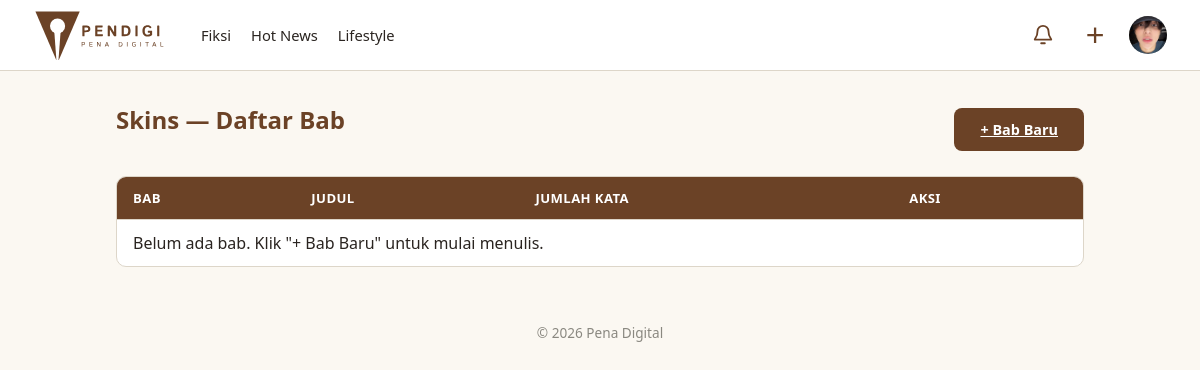
Page /fiksi/1/bab/ (signed in) on the committed database.
### articles/models.py (models this page shows, shortened)
class Categories(models.Model):
    name = models.CharField(max_length=50, unique=True)
    class Meta:
        verbose_name_plural = "Categories"

### accounts/models.py (models this page shows, shortened)
class Users(AbstractUser):
    role = models.CharField(
        max_length=20,
        choices=Role.choices,
        default=Role.PEMBACA
    )
    status_kontributor = models.CharField(
        max_length=20,
        choices=StatusKontributor.choices,
        default=StatusKontributor.NONE
    )
    profile_picture = models.ImageField(upload_to='profile_pictures/', null=True, blank=True)
    bio = models.CharField(max_length=150, blank=True)
    banner_picture = models.ImageField(
        upload_to='profile_banners/',
        blank=True,
        null=True,
    )
    publisher_id = models.CharField(
        max_length=20,
        unique=True,
        null=True,
        blank=True,
        verbose_name='ID Publisher',
    )

### fiction/models.py (models this page shows, shortened)
class Stories(models.Model):
    author = models.ForeignKey(
        Users, on_delete=models.CASCADE,
        limit_choices_to={'status_kontributor': StatusKontributor.APPROVED},
        related_name='stories'
    )
    title = models.CharField(max_length=150)
    cover = models.ImageField(upload_to='stories/covers/', null=True, blank=True)
    description = models.TextField()
    genre = models.CharField(max_length=20, choices=GenreFiksi.choices)
    tags = models.CharField(max_length=200, blank=True, help_text="Pisahkan tag dengan spasi")
    target_pembaca = models.CharField(max_length=20, choices=TargetPembaca.choices, default=TargetPembaca.UMUM)
    status = models.CharField(max_length=20, choices=StatusStory.choices, default=StatusStory.PENDING)
    is_completed = models.BooleanField(default=False)
    views_count = models.PositiveIntegerField(default=0)
    created_at = models.DateTimeField(auto_now_add=True)
    published_at = models.DateTimeField(null=True, blank=True)
    class Meta:
        ordering = ['-created_at']
        verbose_name_plural = "Stories"

### fiction/views.py (the view)
# urls.py: path('<int:story_id>/bab/', views.chapter_list, name='chapter_list'),
@login_required
def chapter_list(request, story_id):
    story = get_object_or_404(Stories, pk=story_id, author=request.user)
    chapters = Chapters.objects.filter(
        story=story,
        status=StatusChapter.APPROVED
    ).order_by('chapter_number')
    return render(request, 'fiction/chapter_list.html', {'story': story, 'chapters': chapters})

### articles/context_processor.py (called while the page is built)
def navbar_categories(request):
    return {
        'navbar_categories': Categories.objects.all().order_by('name')
    }

### fiction/context_processors.py (called while the page is built)
def fiction_navigation(request):
    all_tags_raw = (
        Stories.objects
        .filter(status=StatusStory.APPROVED)
        .exclude(tags='')
        .values_list('tags', flat=True)
    )
    unique_tags = set()
    for tag_string in all_tags_raw:
        for tag in tag_string.split():
            tag = tag.strip().lower()
            if tag:
                unique_tags.add(tag)
    return {
        'fiction_tags': sorted(unique_tags),
    }

### interactions/context_processors.py (called while the page is built)
def navbar_notifications(request):
    if not request.user.is_authenticated:
        return {
            'navbar_notifications': [],
            'navbar_unread_count': 0,
        }
    from .models import Activity
    activities = (
        Activity.objects
        .filter(recipient=request.user)
        .select_related(
            'actor',
            'article',
            'chapter',
            'chapter__story',
        )
        .order_by('-created_at')
    )
    return {
        'navbar_notifications': activities[:5],
        'navbar_unread_count': activities.filter(
            is_read=False
        ).count(),
    }

### fiction/templates/fiction/chapter_list.html (shortened to what this page needs)
{% extends 'fiction/fiction_base.html' %}
{% load static %}
{% block extra_css %}
    <link rel="stylesheet" href="{% static 'css/table.css' %}">
{% endblock %}
{% block fiction_content %}
<div class="page">
    <div class="page-header-row">
        <h1 class="section-title">{{ story.title }} — Daftar Bab</h1>
        <a href="{% url 'fiction:add_chapter' story.pk %}" class="btn-primary">+ Bab Baru</a>
    </div>
    <table class="data-table">
        <thead><tr><th>Bab</th><th>Judul</th><th>Jumlah Kata</th><th>Aksi</th></tr></thead>
        <tbody>
            {% for chapter in chapters %}
            <tr>
                <td>Bab {{ chapter.chapter_number }}</td>
                <td>{{ chapter.title }}</td>
                <td>{{ chapter.word_count }} kata</td>
                <td>
                    <div class="table-actions">
                        <a href="{% url 'fiction:edit_chapter' story.pk chapter.pk %}" class="edit-link">Edit</a>
                        <form action="{% url 'fiction:delete_chapter' story.pk chapter.pk %}" method="post" onsubmit="return confirm('Hapus bab ini?');">
                            {% csrf_token %}
                            <button type="submit" class="btn-reject">Hapus</button>
                        </form>
                    </div>
                </td>
            </tr>
            {% empty %}
            <tr><td colspan="4">Belum ada bab. Klik "+ Bab Baru" untuk mulai menulis.</td></tr>
            {% endfor %}
        </tbody>
    </table>
</div>
{% endblock %}

### templates/app_base.html (shortened to what this page needs)
{% extends 'base.html' %}
{% load static %}
{% block body %}
<header class="navbar">
    <a
        href="{% url 'articles:article_list' %}"
        class="brand"
    >
        <img
            src="{% static 'images/pendigi-logo-tulisan.svg' %}"
            alt="Pena Digital"
            class="logo"
        >
    </a>
    <div
        class="navbar-collapse"
        id="navbarCollapse"
    >
        <nav class="nav-links">
            {% for cat in navbar_categories %}
                {% if cat.name|lower != 'non-fiksi' %}
                    {% if cat.name|lower == 'fiksi' %}
                        <a href="{% url 'fiction:story_list' %}">
                            {{ cat.name }}
                        </a>
                    {% else %}
                        <a href="{% url 'articles:article_list' %}?kategori={{ cat.name|urlencode }}">
                            {{ cat.name }}
                        </a>
                    {% endif %}
                {% endif %}
            {% endfor %}
        </nav>
        <div class="navbar-actions">
            {% if user.is_authenticated %}
            <div class="navbar-dropdown notification-dropdown">
                <button
                    type="button"
                    class="navbar-icon-button notification-button"
                    aria-label="Notifikasi"
                    aria-expanded="false"
                    title="Notifikasi"
                >
                    <svg
                        xmlns="http://www.w3.org/2000/svg"
                        width="22"
                        height="22"
                        viewBox="0 0 24 24"
                        fill="none"
                        stroke="currentColor"
                        stroke-width="2"
                        stroke-linecap="round"
                        stroke-linejoin="round"
                    >
                        <path d="M18 8a6 6 0 0 0-12 0c0 7-3 7-3 9h18c0-2-3-2-3-9"/>
                        <path d="M10 21h4"/>
                    </svg>
                </button>
            </div>
                {% if user.status_kontributor == 'approved' and user.role != 'admin' %}
                    <div class="navbar-dropdown create-dropdown">
                        <button
                            type="button"
                            class="navbar-icon-button"
                            aria-label="Buat konten"
                            aria-expanded="false"
                        >
                            <span class="plus-icon">+</span>
                        </button>
                    </div>
                {% endif %}
                <div class="navbar-dropdown profile-dropdown">
                    <button
                        type="button"
                        class="navbar-profile-button"
                        aria-label="Menu profil"
                        aria-expanded="false"
                    >
                        {% if user.profile_picture %}
                            <img
                                src="{{ user.profile_picture.url }}"
                                alt="{{ user.username }}"
                                class="navbar-profile-avatar"
                            >
                        {% else %}
                            <span class="navbar-profile-avatar navbar-profile-placeholder">
                                {{ user.username|first|upper }}
                            </span>
                        {% endif %}
                    </button>
                </div>
            {% endif %}
        </div>
    </div>
</header>
<main class="content">
    {% block content %}
    {% endblock %}
</main>
<footer class="footer">
    <p>
        &copy; {% now 'Y' %} Pena Digital
    </p>
</footer>
{% endblock %}

### static/css/base.css (style rules this page uses)
:root { --paper: #FBF8F2; --ink: #2F5D50; --ink-dark: #234840; --brown: #6B4226; --brown-dark: #54331d; --divider: #DDD6C9; --text: #2A2420; }
* { box-sizing: border-box; margin: 0; padding: 0; }
body { font-family: system-ui, -apple-system, sans-serif; background: var(--paper); color: var(--text); }
a { color: inherit; }
.content { max-width: 1000px; margin: 32px auto; padding: 0 16px; }
.footer { text-align: center; padding: 24px; color: #8a8880; font-size: 0.85rem; }
.section-title { font-size: 1.5rem; color: var(--brown); margin-bottom: 20px; }
.btn-primary { padding: 12px 26px; border: none; border-radius: 8px; background: var(--brown); color: #fff; font-weight: 600; font-size: 0.9rem; cursor: pointer; transition: background .15s ease; }
.navbar { position: relative; display: flex; align-items: center; width: 100%; padding: 10px 32px; background: #fff; border-bottom: 1px solid var(--divider); gap: 28px; z-index: 1000; }
.brand { display: flex; align-items: center; flex-shrink: 0; text-decoration: none; }
.logo { display: block; width: auto; height: 50px; }
.navbar-collapse { display: flex; align-items: center; justify-content: space-between; flex: 1; min-width: 0; gap: 24px; }
.nav-links { display: flex; align-items: center; gap: 20px; white-space: nowrap; }
.nav-links a { color: var(--text); font-size: 0.92rem; text-decoration: none; transition: color .15s ease; }
.navbar-actions { display: flex; align-items: center; gap: 14px; flex-shrink: 0; }
.navbar-icon-button { display: flex; align-items: center; justify-content: center; width: 38px; height: 38px; padding: 0; border: none; background: transparent; color: var(--brown); cursor: pointer; border-radius: 50%; transition: background .15s ease, color .15s ease; }
.plus-icon { font-size: 32px; font-weight: 300; line-height: 1; }
.navbar-profile-button { display: flex; align-items: center; justify-content: center; width: 40px; height: 40px; padding: 0; border: none; background: transparent; cursor: pointer; border-radius: 50%; }
.navbar-profile-avatar { display: flex; align-items: center; justify-content: center; width: 38px; height: 38px; border-radius: 50%; object-fit: cover; background: #d8d3c8; color: var(--text); font-size: .9rem; font-weight: 600; }
.navbar-dropdown { position: relative; }
.notification-dropdown { position: relative; }
.notification-button { position: relative; display: flex; align-items: center; justify-content: center; }
.notification-button { position: relative; }

### static/css/table.css (style rules this page uses)
.data-table { width: 100%; border-collapse: separate; border-spacing: 0; background: #fff; border: 1px solid var(--divider); border-radius: 10px; overflow: hidden; }
.data-table th, .data-table td { padding: 12px 16px; text-align: left; border-bottom: 1px solid var(--divider); }
.data-table th { background: var(--brown); color: #fff; font-size: 0.82rem; font-weight: 600; text-transform: uppercase; letter-spacing: 0.03em; }
.data-table tbody tr:last-child td { border-bottom: none; }
.page-header-row { display: flex; justify-content: space-between; align-items: center; margin-bottom: 20px; }

### rows in the picture
Categories: name "Fiksi"
Categories: name "Hot News"
Categories: name "Lifestyle"
Users: profile_picture (picture)
Stories: title "Skins"
